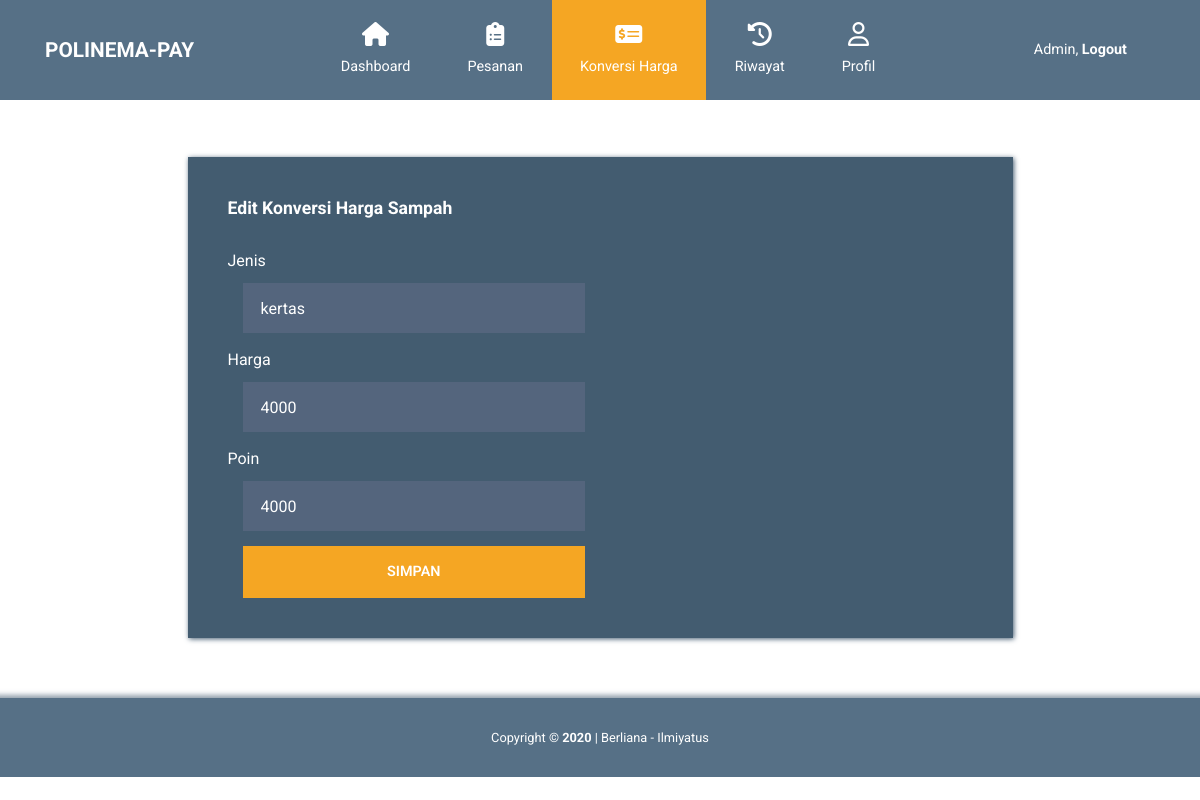
The page /Admin/konversiharga-edit.php?id_jenis=1 (signed in) on the database its author committed.
### tables this page shows
CREATE TABLE `konversiharga` (
  `id_jenis` int(11) NOT NULL,
  `nama_jenis` varchar(10) NOT NULL,
  `harga` float NOT NULL,
  `poin` int(11) NOT NULL
);

### Admin/konversiharga-edit.php (the view, shortened to what this page needs)
<?php
require_once 'koneksi.php';
$id_jenis = $_GET['id_jenis'];
$query = mysqli_query($koneksi, "SELECT * FROM konversiharga WHERE id_jenis = '$id_jenis'");
$konversiharga = mysqli_fetch_assoc($query);
?>
<!DOCTYPE html>
<html lang="en">
<head>
  <link rel="stylesheet" href="css/fontawesome.min.css" />
  <link rel="stylesheet" href="jquery-ui-datepicker/jquery-ui.min.css" type="text/css" />
  <link rel="stylesheet" href="css/bootstrap.min.css" />
  <link rel="stylesheet" href="css/templatemo-style.css">
</head>
<body id="reportsPage">
    <div class="" id="home">
        <nav class="navbar navbar-expand-xl">
            <div class="container h-100">
                <a class="navbar-brand" href="index-admin.php">
                    <h1 class="tm-site-title mb-0">POLINEMA-PAY</h1>
                </a>
            <div class="collapse navbar-collapse" id="navbarSupportedContent">
                <ul class="navbar-nav mx-auto h-100">
                    <li class="nav-item">
                        <a class="nav-link" href="index-admin.php">
                            <i class="fas fa-home"></i>
                            Dashboard
                        </a>
                    </li>
                    <li class="nav-item">
                        <a class="nav-link" href="peninjaupesanan.php">
                            <i class="fas fa-clipboard-list"></i>
                            Pesanan
                        </a>
                    </li>
                    <li class="nav-item">
                        <a class="nav-link active" href="konversiharga.php">
                            <i class="fas fa-money-check-alt"></i>
                            Konversi Harga
                        </a>
                    </li>
                    <li class="nav-item">
                        <a class="nav-link" href="riwayat.php">
                            <i class="fas fa-history"></i>
                            Riwayat
                        </a>
                    </li>
                    <li class="nav-item">
                        <a class="nav-link" href="accounts.php">
                            <i class="far fa-user"></i>
                            Profil
                        </a>
                    </li>
                </ul>
                <ul class="navbar-nav">
                    <li class="nav-item">
                        <a class="nav-link d-block" href="logout.php">
                            Admin, <b>Logout</b>
                        </a>
                    </li>
                </ul>
            </div>
        </div>
    </nav>
<div class="container tm-mt-big tm-mb-big">
    <div class="row">
        <div class="col-xl-9 col-lg-10 col-md-12 col-sm-12 mx-auto">
            <div class="tm-bg-primary-dark tm-block tm-block-h-auto">
                <div class="row">
                    <div class="col-12">
                        <h2 class="tm-block-title d-inline-block">Edit Konversi Harga Sampah</h2>
                        <form class="form-horizontal" method="post" action="konversiharga-proses-edit.php">
                          <div class="form-group">
                            <label for="" class="">Jenis</label>
                            <div class="col-6">
                              <input type="text" class="form-control" name="nama_jenis" value="<?php echo $konversiharga['nama_jenis']; ?>" required="">
                            </div>
                          </div>
                          <div class="form-group">
                            <label for="" class="">Harga</label>
                            <div class="col-6">
                              <input type="number" class="form-control" name="harga" value="<?php echo $konversiharga['harga']; ?>" required="">
                            </div>
                          </div>
                          <div class="form-group">
                            <label for="" class="">Poin</label>
                            <div class="col-6">
                              <input type="number" class="form-control" name="poin" value="<?php echo $konversiharga['poin']; ?>">
                            </div>
                          </div>
                          <div class="col-6">
                            <button type="submit" class="btn btn-primary btn-block text-uppercase" value="Simpan" name="simpan">Simpan</button>
                          </div>
                        </form>
                    </div>
                </div>
            </div>
        </div>
    </div>
</div>
<footer class="tm-footer row tm-mt-small">
    <div class="col-12 font-weight-light">
        <p class="text-center text-white mb-0 px-4 small">
          Copyright &copy; <b>2020</b> | Berliana - Ilmiyatus
        </p>
    </div>
</footer>
</body>
</html>

### Admin/css/templatemo-style.css (style rules this page uses)
html { font-size: 16px; overflow-x: hidden; }
body { font-family: Roboto, Helvetica, Arial, sans-serif; background-color: #fff; overflow-x: hidden; }
a { transition: all 0.3s ease; }
.navbar-brand { display: flex; align-items: center; }
.tm-site-title { display: inline-block; text-transform: uppercase; font-size: 1.3rem; font-weight: 700; color: #fff; }
.navbar { height: 100px; background-color: #567086; padding: 0; }
.navbar .container { position: relative; }
.tm-mt-big { margin-top: 57px; }
.tm-mb-big { margin-bottom: 60px; }
.tm-mt-small { margin-top: 20px; }
.tm-block { padding: 40px; -webkit-box-shadow: 1px 1px 5px 0 #455c71; -moz-box-shadow: 1px 1px 5px 0 #455c71; box-shadow: 1px 1px 5px 0 #455c71; min-height: 350px; height: 100%; max-height: 450px; }
.tm-block-h-auto { min-height: 1px; max-height: none; height: auto; }
.tm-block-title { font-size: 1.1rem; font-weight: 700; color: #fff; margin-bottom: 30px; }
.nav-link { color: #fff; height: 100%; display: flex; align-items: center; justify-content: center; flex-direction: column; font-size: 90%; }
.nav-link > i { margin-bottom: 10px; margin-right: 0; font-size: 1.5rem; }
.dropdown-item, .nav-link { padding: 15px 20px; }
.navbar-nav .active > .nav-link, .navbar-nav .nav-link.active { background-color: #f5a623; color: #fff; }
.navbar-nav .nav-link.active i { color: #fff; }
.nav-item { text-align: center; }
.nav-item:last-child { margin-right: 0; }
.form-control { background-color: #54657d; color: #fff; border: 0; }
.form-group label { color: #fff; margin-bottom: 10px; }
.form-control { padding: 19px 18px; border-radius: 0; height: 50px; }
.form-group { margin-bottom: 15px; }
.btn { border-radius: 0; padding: 13px 28px; transition: all 0.2s ease; max-width: 100%; }
.btn-primary { color: #fff; background-color: #f5a623; border: 2px solid #f5a623; font-size: 90%; font-weight: 600; }
.tm-bg-primary-dark { background-color: #435c70; }
.tm-footer { background-color: #567086; padding-top: 30px; padding-bottom: 30px; -webkit-box-shadow: 0 -3px 5px 0 rgba(69, 92, 113, 0.59); -moz-box-shadow: 0 -3px 5px 0 rgba(69, 92, 113, 0.59); box-shadow: 0 -3px 5px 0 rgba(69, 92, 113, 0.59); }
@media (min-width: 1200px) { .navbar-expand-xl .navbar-nav .nav-link { padding-left: 28px; padding-right: 28px; } }
@media (min-width: 1200px) { .navbar-collapse { height: 100%; } }
@media (max-width: 1275px) and (min-width: 1200px) { .nav-item { margin-right: 15px; } }
@media (max-width: 1350px) { .nav-item { margin-right: 1px; } }

### rows shown on the page
konversiharga: nama_jenis "kertas", harga "4000", poin "4000"
